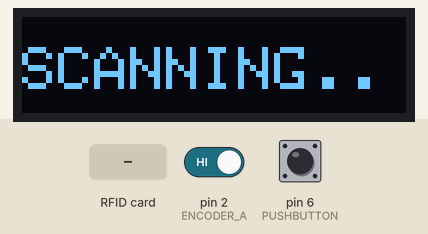
Simulated run of this sketch. Board: Arduino Uno, built with avr-gcc and run on an emulated ATmega328P. On the bench: 128×32 one-colour display. The inputs (shaded band) are chosen by the test bench; at power-on: pin 6 (PUSHBUTTON) HIGH, pin 2 (ENCODER_A) HIGH. What the sketch prints to the serial monitor is not drawn.

Above: at 3.2 s.
3.3 s: RFID card 5E 7A 19 C4 held to the reader
At 4.9 s:
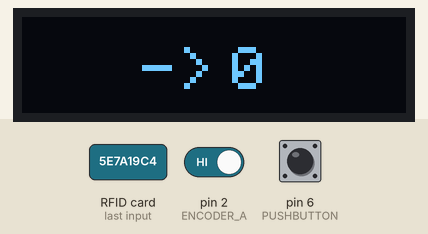
5.2 s: pin 6 (PUSHBUTTON) pulled LOW for 0.65 s
At 5.6 s:
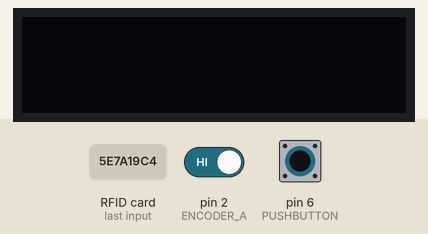
Timing chart, 0 to 8.2 s (numbered marks = the images above; inputs shaded):
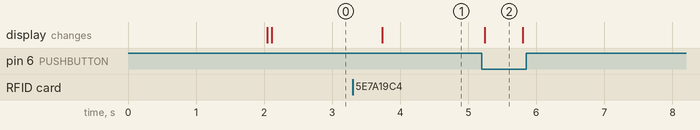

Measured:
- after the input at 3.3 s, the display: changes after 0.44 s (image 1)
- after the input at 5.2 s, the display: changes at once (image 2)
- what the display in image 2 shows lasts 0.6 s, from 5.2 s to 5.8 s

The sketch:

writer_hardware.ino
```cpp
#include <SPI.h>
#include <Wire.h>
#include <Adafruit_GFX.h>
#include <Adafruit_SSD1306.h>
#include <MFRC522.h>

#define SCREEN_WIDTH 128 // OLED display width,  in pixels
#define SCREEN_HEIGHT 32 // OLED display height, in pixels

#define ENCODER_A 2
#define ENCODER_B 3

#define PUSHBUTTON 6

#define RST_PIN 9
#define SS_PIN 10

#define BLOCK_NUMBER 2


MFRC522 mfrc522(SS_PIN, RST_PIN);   // Create MFRC522 instance.
//byte writeBufferLen = 16;
char writeBlockData[4];
byte readBufferLen = 18;
byte readBlockData[18];
MFRC522::StatusCode status;
MFRC522::MIFARE_Key key;

// declare an SSD1306 display object connected to I2C
Adafruit_SSD1306 oled(SCREEN_WIDTH, SCREEN_HEIGHT, &Wire, -1);

int selected_song_number;
byte read_string[3];

int encoder_A_state;
int encoder_B_state;
int encoder_A_prev = 0;

int pushButtonState = 0;

#define STATE_THING_OFF 0
#define STATE_THING_ON 1
#define STATE_WRITTEN 2
int state = STATE_THING_OFF;

void setup() {

  selected_song_number = 0;

  Serial.begin(9600);
  SPI.begin();      // Initiate  SPI bus
  Serial.println("Done spi and serial init.");

   //////// INIT ENCODER
   pinMode(PUSHBUTTON, INPUT_PULLUP);
   pinMode(ENCODER_A, INPUT_PULLUP);
   pinMode(ENCODER_B, INPUT_PULLUP);

  Serial.println("Done encoder init.");

  //////// INIT OLED ////////
   // initialize OLED display with address 0x3C for 128x64
  if (!oled.begin(SSD1306_SWITCHCAPVCC, 0x3C)) {
    Serial.println(F("SSD1306 allocation failed"));
    while (true);
  }
  delay(2000);         // wait for initializing
  oled.clearDisplay(); // clear display

  oled.setTextSize(2);          // text size
  oled.setTextColor(WHITE);     // text color
  oled.setCursor(0, 10);        // position to display
  oled.println("Starting..."); // text to display
  oled.display();               // show on OLED

  Serial.println("Done oled init.");

  ////////// MFRC522 SETUP
  // Prepare key - all keys are set to FFFFFFFFFFFFh at chip delivery from the factory.

  for (byte i = 0; i < 6; i++)
  {
    key.keyByte[i] = 0xFF;
  }

  mfrc522.PCD_Init();   // Initiate MFRC522

  for (byte i = 0; i < 6; i++) key.keyByte[i] = 0xFF;

  Serial.println("Done mfrc522 init.");

  attachInterrupt(0, doEncoder, CHANGE);
}


void loop() {

  PrintOLED();

  if (state == STATE_THING_OFF) {
    delay(500);

    Serial.println("Approximate your card to the reader...");

    if ( ! mfrc522.PICC_IsNewCardPresent()) {
      return;
    }

    // Select one of the cards
    if ( ! mfrc522.PICC_ReadCardSerial()) {
      return;
    }

    bool read_something = ReadDataFromBlock(BLOCK_NUMBER, readBlockData);
    if (read_something) {
      state = STATE_THING_ON;
      return;
    } else {
      delay(500);
      Serial.println(F("\n**End Reading**\n"));
      mfrc522.PICC_HaltA();
      mfrc522.PCD_StopCrypto1();
    }
  }


  else if (state == STATE_THING_ON) {

    pushButtonState = !digitalRead(PUSHBUTTON); // Opposite for some reason??!
    if (pushButtonState) {
      Serial.println("Pushed button to write");
      sprintf (writeBlockData, "%03i", selected_song_number);
      WriteDataToBlock(BLOCK_NUMBER, (byte *)writeBlockData);
      state = STATE_WRITTEN;
      return;
    }
  }


  else if (state == STATE_WRITTEN) {
      ReadDataFromBlock(BLOCK_NUMBER, readBlockData);
      delay(500);
      Serial.println(F("\n**End Reading**\n"));
      mfrc522.PICC_HaltA();
      mfrc522.PCD_StopCrypto1();
      state = STATE_THING_OFF;
  }


/*
  WriteDataToBlock(BLOCK_NUMBER, writeBlockData);

  ReadDataFromBlock(BLOCK_NUMBER, readBlockData);
  */


}

void doEncoder()
{
  encoder_A_state = digitalRead(ENCODER_A);
  encoder_B_state = digitalRead(ENCODER_B);
  if((!encoder_A_state) && (encoder_A_prev)){
      // A has gone from high to low
      if(encoder_B_state) {
        // B is high so clockwise
        // increase the brightness, dont go over 255
        selected_song_number -= 1;
      }
      else {
        // B is low so selected_song_numberer-clockwise
        // decrease the brightness, dont go below 0
        selected_song_number += 1;
      }
      if (selected_song_number > 999) {
        selected_song_number = 0;
      } else if (selected_song_number < 0) {
          selected_song_number = 999;
      }
    }
    encoder_A_prev = encoder_A_state;     // Store value of A for next time
}


void PrintOLED() {
  oled.clearDisplay();

  if (state == STATE_THING_OFF) {
    oled.setCursor(0, 10);
    oled.println("SCANNING...");
  }
  else if (state == STATE_THING_ON) {
    oled.setCursor(0, 10);
    oled.println(String((char *)read_string));

    oled.setCursor(40, 10);
    oled.println("->");

    oled.setCursor(70, 10);
    oled.println(selected_song_number);
  }
  oled.display();
}

void WriteDataToBlock(int blockNum, byte blockData[])
{
  /* Authenticating the desired data block for write access using Key A */
  status = mfrc522.PCD_Authenticate(MFRC522::PICC_CMD_MF_AUTH_KEY_A, blockNum, &key, &(mfrc522.uid));
  if (status != MFRC522::STATUS_OK)
  {
    Serial.print("Authentication failed for Write: ");
    Serial.println(mfrc522.GetStatusCodeName(status));
    return;
  }
  else
  {
    Serial.println("Authentication success");
  }


  /* Write data to the block */
  status = mfrc522.MIFARE_Write(blockNum, blockData, 16);
  if (status != MFRC522::STATUS_OK)
  {
    Serial.print("Writing to Block failed: ");
    Serial.println(mfrc522.GetStatusCodeName(status));
    return;
  }
  else
  {
    Serial.println("Data was written into Block successfully");
  }

}


bool ReadDataFromBlock(int blockNum, byte readBlockData[])
{
  /* Authenticating the desired data block for Read access using Key A */
  status = mfrc522.PCD_Authenticate(MFRC522::PICC_CMD_MF_AUTH_KEY_A, blockNum, &key, &(mfrc522.uid));

  if (status != MFRC522::STATUS_OK)
  {
     Serial.print("Authentication failed for Read: ");
     Serial.println(mfrc522.GetStatusCodeName(status));
     return false;
  }
  else
  {
    Serial.println("Authentication success");
  }

  /* Reading data from the Block */
  status = mfrc522.MIFARE_Read(blockNum, readBlockData, &readBufferLen);
  if (status != MFRC522::STATUS_OK)
  {
    Serial.print("Reading failed: ");
    Serial.println(mfrc522.GetStatusCodeName(status));
    return false;
  }
  else
  {
     Serial.println("Block was read successfully");
     for (int i = 0; i < 3; i++) {
      read_string[i] = readBlockData[i];
      Serial.write(read_string[i]);
    }
    Serial.println();

    return true;
  }

}
```
